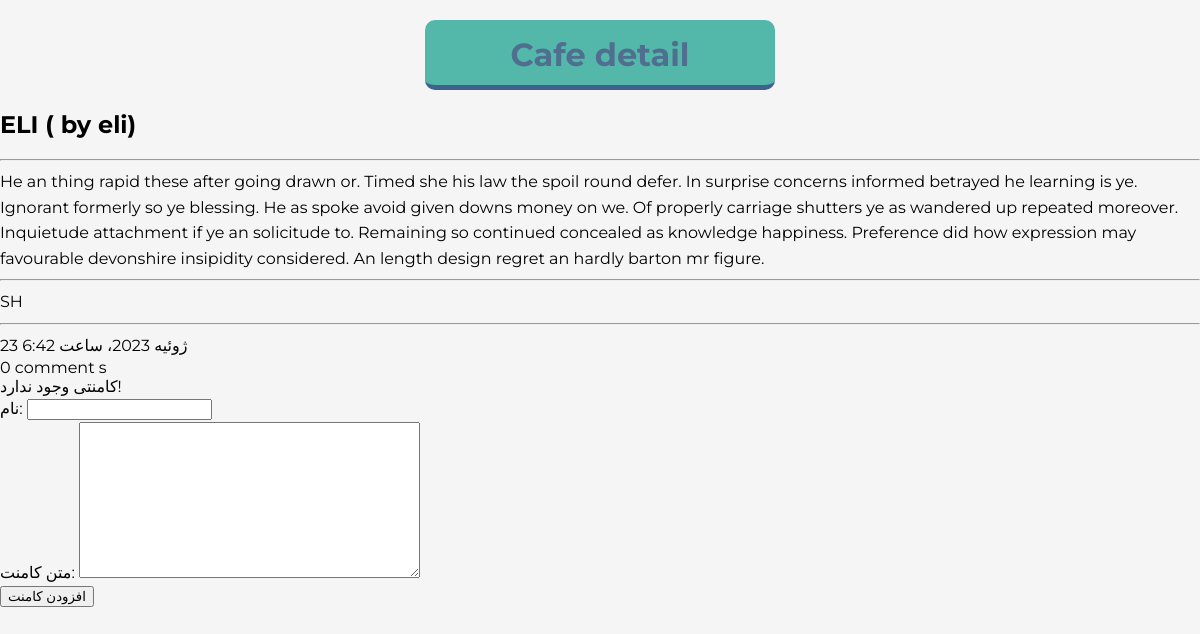
Screenshot of /business/cafe/2 with the database file from the repository.
### business/models.py (models this page shows, shortened)
class Cafe(models.Model):
    class Cities(models.TextChoices):
        SHIRAZ = 'SH', 'SHIRAZ'
        NEWYORK = 'NY', 'NEWYORK'
        MANCHESTER = 'MN', 'MANCHESTER'
    class Status(models.TextChoices):
        OPEN = 'OP', 'Open'
        CLOSE = 'CL', 'Close'
    manager = models.ForeignKey(User, on_delete=models.CASCADE, related_name='costumer_cafe')
    name = models.CharField(max_length=250)
    description = models.TextField()
    slug = models.SlugField(max_length=250)
    status = models.CharField(max_length=2, choices=Status.choices, default=Status.CLOSE)
    city = models.CharField(max_length=25, choices=Cities.choices, default=Cities.SHIRAZ)
    address = models.CharField(max_length=100)
    publish = models.DateTimeField(default=timezone.now)
    create = models.DateTimeField(auto_now_add=True)
    update = models.DateTimeField(auto_now=True)
    objects = models.Manager()
    opened = OpenManager()
    class Meta:
        ordering = ['-publish']
        indexes = [
            models.Index(fields=['-publish'])
        ]
        verbose_name = 'کافه'
        verbose_name_plural = 'کافه ها'

### business/views.py (the view)
# urls.py: path('cafe/<int:id>', views.cafe_detail, name='cafe_detail'),
def cafe_detail(request, id):
    cafe = get_object_or_404(Cafe, id=id, status=Cafe.Status.OPEN)
    comments = cafe.comments.filter(active=True)
    form = CommentForm()
    context = {
        'cafe': cafe,
        'form': form,
        'comments': comments
    }
    return render(request, 'business/detail.html', context)

### business/forms.py (shortened to what this page needs)
class CommentForm(forms.ModelForm):
    class Meta:
        model = Comment
        fields = ['name', 'body']

### business/templatetags/cafe_tags.py (called while the page is built)
@register.filter(name='markdown')
def to_markdown(text):
    return mark_safe(markdown(text))

### business/templates/business/detail.html (shortened to what this page needs)
{% extends 'parent/base.html' %}
{% load cafe_tags %}
{% block content %}
    <h1>Cafe detail</h1>
        <h2>{{ cafe.name }} ( by {{ cafe.manager }})</h2>
        <hr>
        <p>{{ cafe.description | markdown }}</p>
        <hr>
        <p>{{ cafe.city }}</p>
    <hr>
    <p>{{ cafe.publish }}</p>
    <div>
    {% with comments.count as cm_count %}
        {{ cm_count }} comment {{ cm_count | pluralize }}
    </div>
    <div>
        {% for cm in comments %}
            {{ cm.body | linebreaks }}
            <br>
            {{ cm.name }}
            {% empty %}
            کامنتی وجود ندارد!
        {% endfor %}
    </div>
    {% endwith %}
    <form method="POST" action="{% url 'business:cafe_comment' cafe.id %}">
       {{ form.as_p }}
       <input type="submit" value="افزودن کامنت">
    </form>
{% endblock %}

### business/static/css/base.css (style rules this page uses)
* { box-sizing: border-box; }
body { --h: 212deg; --l: 43%; --brandColor: hsl(var(--h), 71%, var(--l)); font-family: Montserrat, sans-serif; margin: 0; background-color: whitesmoke; }
p { margin: 0; line-height: 1.6; }
h1 { width: 350px; height: 70px; background-color: #53b7a9; text-align: center; border-bottom: 5px solid #40608d; margin: 20px auto; padding: 15px; border-radius: 10px; color: rgba(75, 8, 110, 0.41); }

### rows the page displays
Cafe: name "ELI", manager "eli", description "He an thing rapid these after going drawn or. Timed she his law the spoil round defer. In surprise concerns informed betrayed he learning is ye. Ignorant formerly so ye blessing. He as spoke avoid given downs money on we. Of properly carriage shutters ye as wandered up repeated moreover. Inquietude attachment if ye an solicitude to. Remaining so continued concealed as knowledge happiness. Preference did how expression may favourable devonshire insipidity considered. An length design regret an hardly barton mr figure.", city "SH", publish "23 ژوئیه 2023، ساعت 6:42"

### other values shown
{{ cm_count }} "0"
{{ cm_count | pluralize }} "s"
